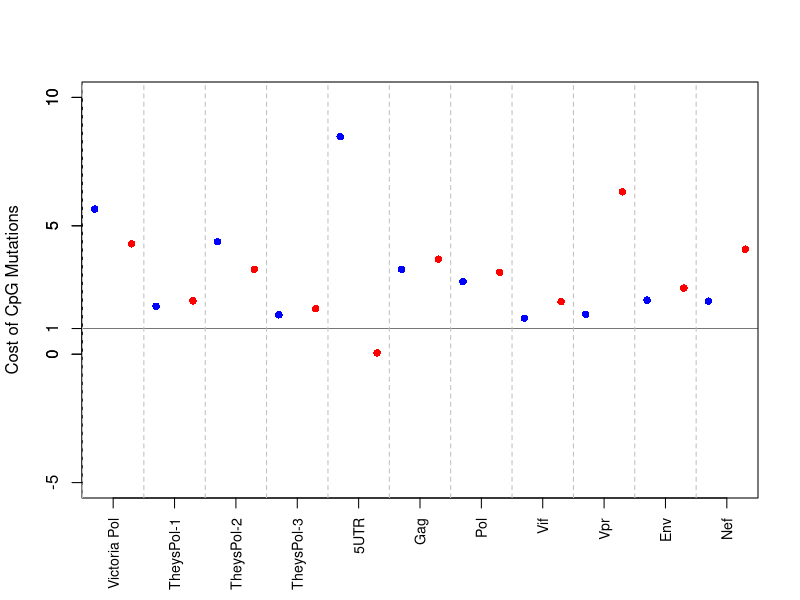

Generate this figure with R:
#Find Theys and Victoria data
#Format them to correct data frames
#Calculate CpG ratio for my dataset(8 genes), Theys(Pol gene), Victoria(8 genes)

Victoria<-read.csv(file="Data/VictoriaHIV/HIV1_FLT_2017_pol_DNA.csv")
names(Victoria)[3]<-"MeanFreq"
names(Victoria)[4]<-"WTnt"
#I'm currently using the CSV file provided on Victoria's github
#This data was extracted from http://www.hiv.lanl.gov/

#Theys data
Theys1<-read.csv(file="Data/TheysHIV/OverviewSelCoeff_BachelerFilter.csv")
Theys2<-read.csv(file="Data/TheysHIV/OverviewSelCoeffLehman.csv")
names(Theys2)[3]<-"MeanFreq"
#Insert CpG site column
Theys2$makesCpG <- 0
for(i in 1:(nrow(Theys2)-1)){
  trip <- Theys2$WTnt[c(i, i+1)]
  if(trip[1] == "c" & trip[2] == "a"){
    Theys2$makesCpG[i+1] <- 1
  }else if(trip[1] == "t" & trip[2] == "g"){
    Theys2$makesCpG[i] <- 1
  }
  else{
    next()
  }
}
Theys3<-read.csv(file="Data/TheysHIV/OverviewSelCoeffZanini.csv")
names(Theys3)[3]<-"MeanFreq"
#Insert CpG site column
Theys3$makesCpG <- 0
for(i in 1:(nrow(Theys3)-1)){
  trip <- Theys3$WTnt[c(i, i+1)]
  if(trip[1] == "c" & trip[2] == "a"){
    Theys3$makesCpG[i+1] <- 1
  }else if(trip[1] == "t" & trip[2] == "g"){
    Theys3$makesCpG[i] <- 1
  }
  else{
    next()
  }
}


#My data
Zanini<-read.table("Output/OverviewSelCoeffZanini.csv",sep=",",header=TRUE,row.names=1)
names(Zanini)[1]<-"MeanFreq"
Zanini1<- Zanini[1:634,1:10] #5UTR
Zanini2<- Zanini[790:2292,1:10] #Gag
Zanini3<- Zanini[2358:5040,1:10] #pol
Zanini4<- Zanini[5041:5557,1:10] #vif
Zanini5<- Zanini[5559:5795,1:10] #vpr
Zanini6<- Zanini[6225:8795,1:10] #env
Zanini7<- Zanini[8797:9168,1:10] #nef

dataNames<-c("Victoria","Theys1","Theys2","Theys3","Zanini1","Zanini2","Zanini3","Zanini4","Zanini5","Zanini6","Zanini7")
OfficName<-c("Victoria Pol","TheysPol-1","TheysPol-2","TheysPol-3","5UTR","Gag","Pol","Vif","Vpr","Env","Nef")
Ratio<-data.frame(Num=1:length(dataNames),dataset= dataNames,AG=0,TC=0)
for ( i in 1:length(dataNames)){
  print(dataNames[i])
#Mean frequencies of A->G syn that creates CpG
AGC<- get(paste(dataNames[i],sep = ""))$MeanFreq[which(get(paste(dataNames[i],sep = ""))$WTnt == "a" & get(paste(dataNames[i],sep = ""))$TypeOfSite == "syn" & get(paste(dataNames[i],sep = ""))$makesCpG == 1)]
AGC[which(AGC == 0)]<-NA
#A->G syn that does not create CpG
AGNC<-get(paste(dataNames[i],sep = ""))$MeanFreq[which(get(paste(dataNames[i],sep = ""))$WTnt == "a" & get(paste(dataNames[i],sep = ""))$TypeOfSite == "syn" & get(paste(dataNames[i],sep = ""))$makesCpG == 0)]
AGNC[which(AGNC == 0)]<-NA
#A->G Ratio
Ratio$AG[i]<-mean(AGNC,na.rm = TRUE)/mean(AGC,na.rm = TRUE)
#T->C syn that creates CpG
TCC<-get(paste(dataNames[i],sep = ""))$MeanFreq[which(get(paste(dataNames[i],sep = ""))$WTnt == "t" & get(paste(dataNames[i],sep = ""))$TypeOfSite == "syn" & get(paste(dataNames[i],sep = ""))$makesCpG == 1)]
TCC[which(TCC == 0)]<-NA
#T->C syn that does not create CpG
TCNC<-get(paste(dataNames[i],sep = ""))$MeanFreq[which(get(paste(dataNames[i],sep = ""))$WTnt == "t" & get(paste(dataNames[i],sep = ""))$TypeOfSite == "syn" & get(paste(dataNames[i],sep = ""))$makesCpG == 0)]
TCNC[which(TCNC == 0)]<-NA
#T->C Ratio
Ratio$TC[i]<-mean(TCNC,na.rm = TRUE)/mean(TCC,na.rm = TRUE)
}
png("Output/CpGRatio.png", width = 6.75, height = 6.75, units = "in", res= 300)
plot(x = 1,
     type = "n", xaxt="n",
     xlim = c(0.9, 11.1), xlab = "" ,
     ylim = c(-5, 10), ylab = "Cost of CpG Mutations",
     pch = 16)
ticks = c(0, 1, 5, 10)
axis(side = 2, at = ticks, labels = TRUE)
axis(1,at=Ratio$Num,labels = OfficName,las=2, cex.axis=0.85)
points(Ratio$Num+0.3, Ratio$AG, pch=16 ,col="red")
points(Ratio$Num-0.3, Ratio$TC, pch=16 ,col="blue")
abline(h=1,lty=1,lwd=.5)

abline(v=seq(0.5,11,1),lty=2,col="grey")
dev.off()


